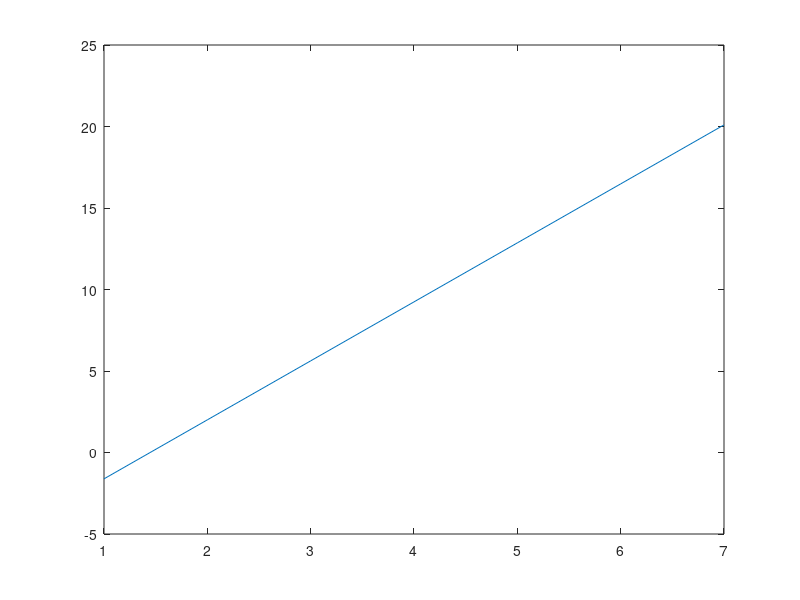

MATLAB code for this plot:
clear all
close all
T = 4;      % Sampling time before interpolation
tau_rms = 0.3*T;       
%tau = linspace(0, 5, 1000);
%PDP_continuous = exp(-tau/tau_rms)./tau_rms;
n = 1;
iterations = 10000;

%I'll now sample the "continuous" PDP
Tc = (0.25*T);      %New sampling time
tau = 0:Tc:600;
%samples = 6;
PDP_sampled = exp(-tau/tau_rms)./tau_rms;


%normalization of the PDP
K = 3; %K in dB
K = 10^(K/10); % K in linear

Md = sum(PDP_sampled);

C = sqrt(K/(K+1));
norm = Md/( 1 - C^2 ); % MdNorm = 1 - c^2
PDPreal = PDP_sampled/norm; %PDP normalized


a = [];

for nh = 1:7
    PDP_sampled = PDPreal( nh+1: length(PDPreal));
    a(nh) = sum(PDP_sampled);

    
end

a = (a*10).^(-1);
figure 
plot( 1 : 7, 10*log10(a));
    
    
    

